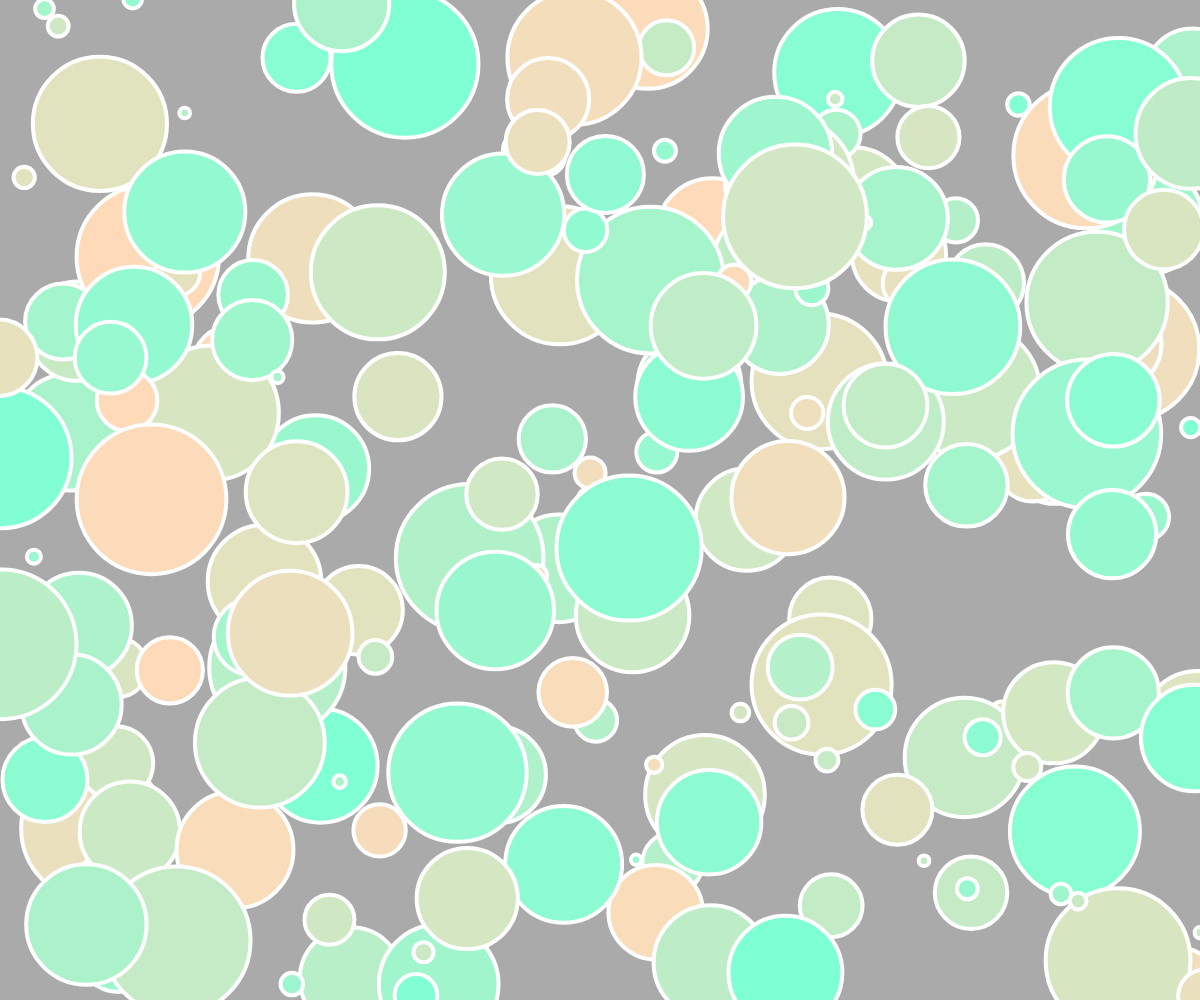
Frame 1 (no input)
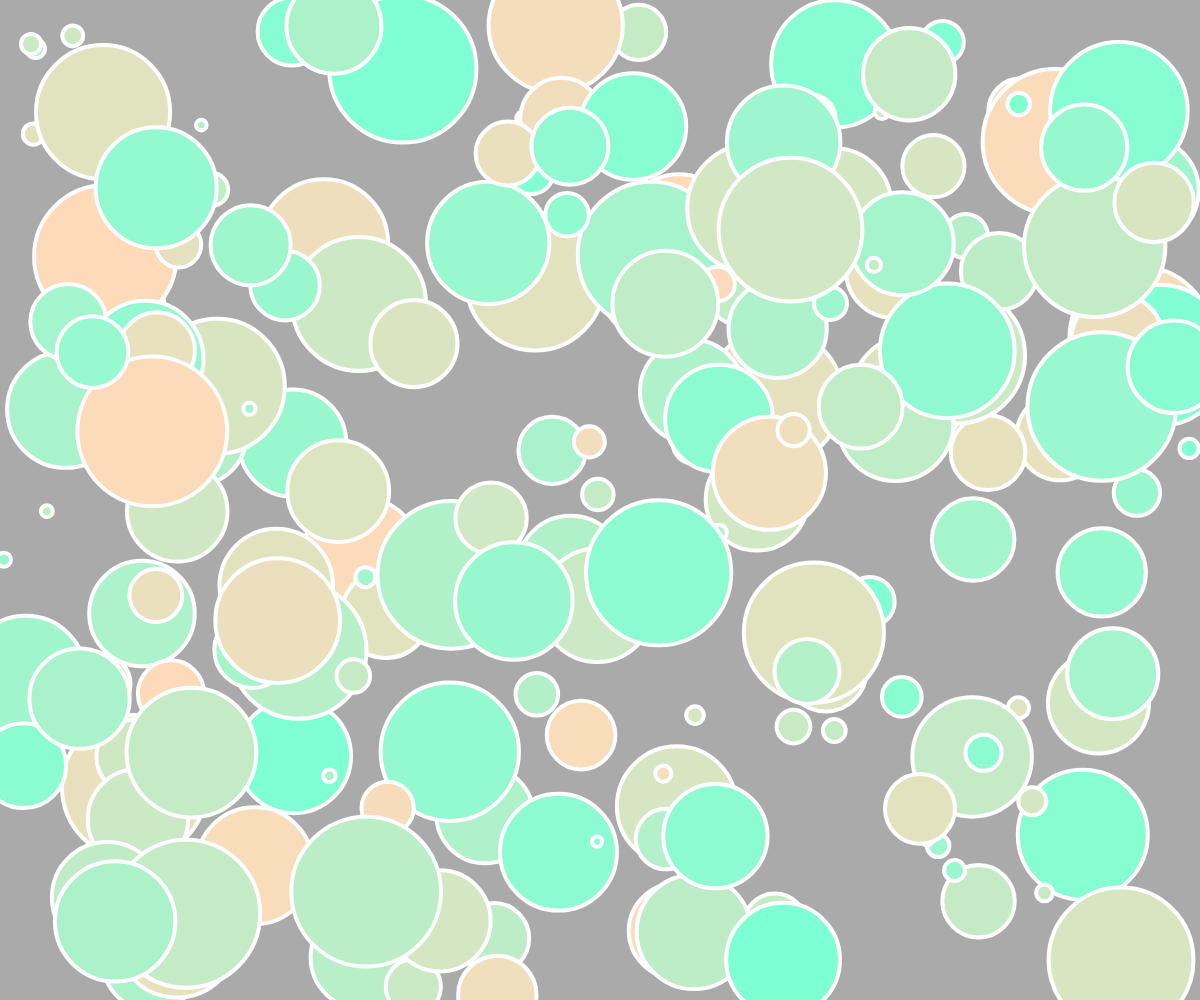
Frame 60 (no input)
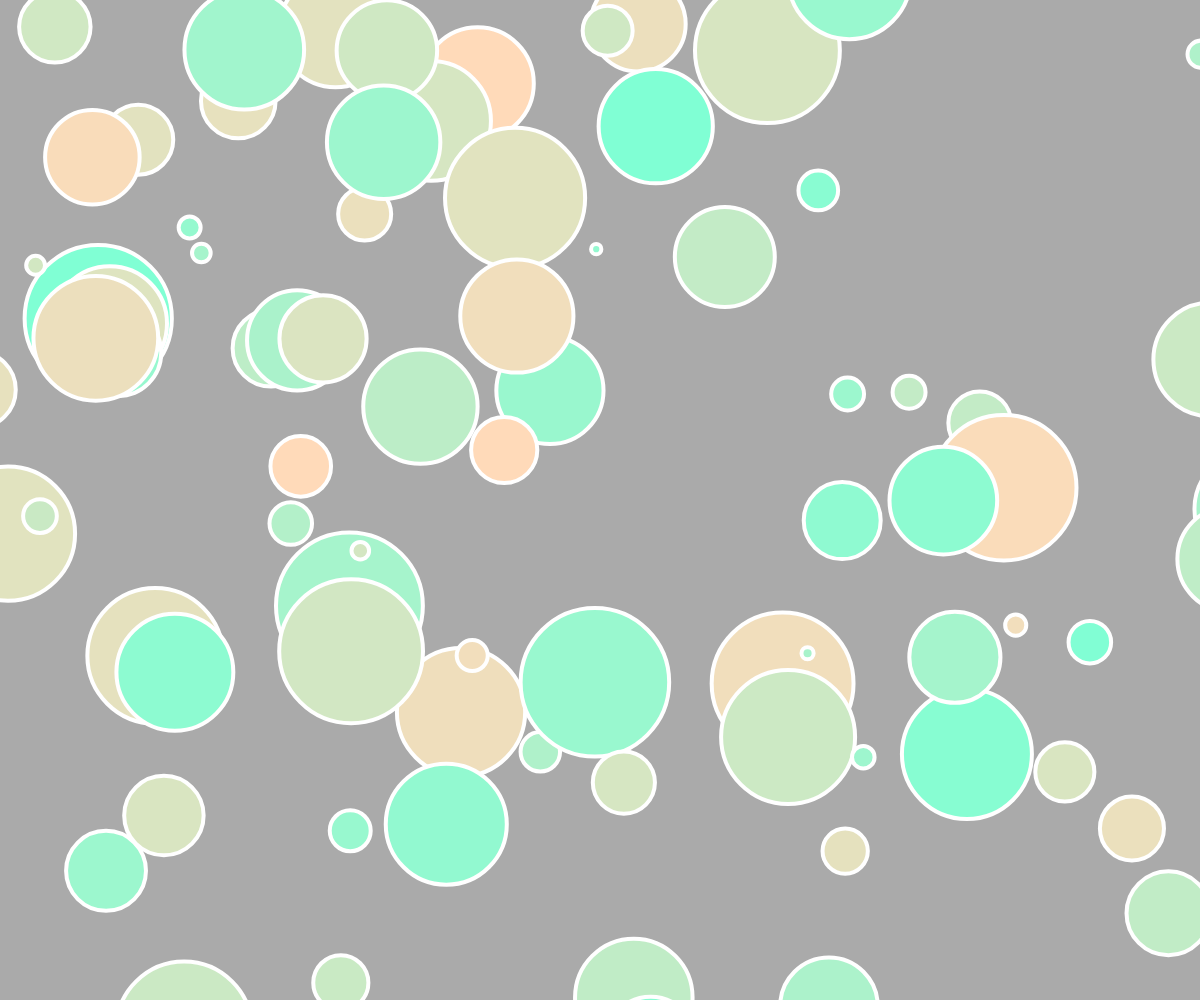
Frame 120 (the mouse pressed at the canvas centre since frame 60)

The p5.js sketch that drew these frames (run headless with seeded random() and noise() and a simulated clock; from frame 60 on, the mouse is pressed at the canvas centre):

// p5.js sketch
// ── sketch.js
var allTheCircles = [];
var circles;
var numberOfCircles = 200;
var speedA = 5;
var speedX = 0;
var speedY = 0;




function preload() {};

function setup() {

  createCanvas(windowWidth, windowHeight);
  background(170);
  for (var i = 0; i < numberOfCircles; i++) {
    x = random();
    x = map(x, 0, 1, 0, width);
    y = random();
    y = map(y, 0, 1, 0, height);
    w = random();
    w = map(w, 0, 1, 10, 150);

    var circles = new Circle(x, y, w);
    allTheCircles.push(circles);
  }

}

function draw() {
  background(170);



  // //circle speed equal mouse speed
  var mouseSpeed = sqrt(sq(mouseX-pmouseX)+sq(mouseY-pmouseY));
  if (mouseSpeed > 0) {speedA = mouseSpeed} ;



  for (var i = 0; i < numberOfCircles; i++) {
    //-----------
    speedX = random()
    speedX = map(speedX, 0, 1, -speedA, speedA);
    speedY = random()
    speedY = map(speedY, 0, 1, -speedA, speedA);




    //-----------
    var b = allTheCircles[i];
    //-----to prevent circles from exit the canvas-------
    if (b.x > width || b.x<0 || b.y > height || b.y < 0) {
      x = random();
      x = map(x, 0, 1, 0, width);
      b.x = x;
      y = random();
      y = map(y, 0, 1, 0, height);
      b.y = y;
    }
    b.move();
    b.display();
  }
}

function Circle(_x, _y, _d) {
  this.x = _x;
  this.y = _y;
  this.width = _d;
  this.color = lerpColor(color("peachpuff"), color("aquamarine"), random());
  this.move = function() {

    this.x += speedX;
    this.y += speedY;
  }
  this.display = function() {
    strokeWeight(4);
    stroke("white");
    fill(this.color);
    circle(this.x, this.y, this.width);
  }

}
